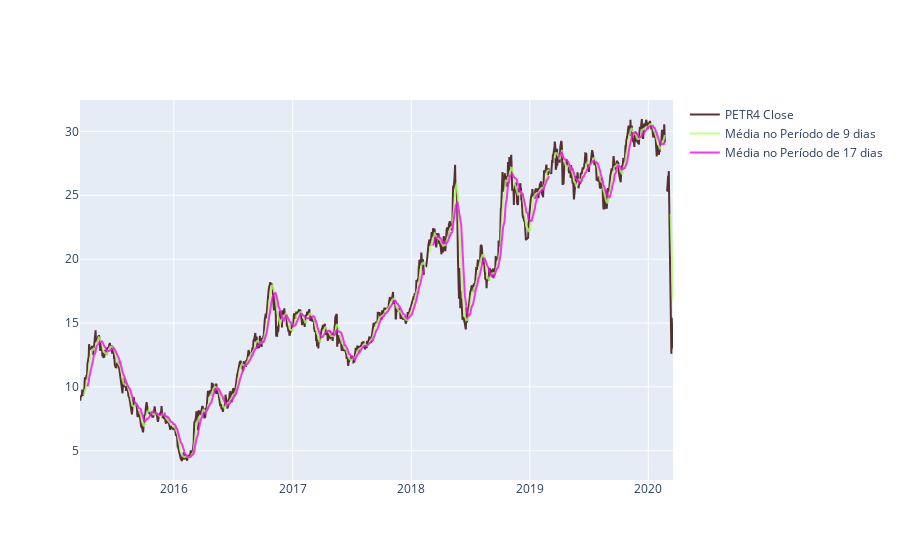

Source (notebook cell):
### Markdown cell above
### Plotar as médias e os preços

### Code cell
close = go.Scatter(
                    x = df['Date'],
                    y = df['Close'],
                    name = 'PETR4 Close',
                    line = dict(color = '#330000'),
                    opacity = 0.8
)

media_9 = go.Scatter(
                    x = df['Date'],
                    y = df['media_9'],
                    name = 'Média no Período de 9 dias',
                    line = dict(color = '#B2FF66'),
                    opacity = 0.8
)

media_17 = go.Scatter(
                    x = df['Date'],
                    y = df['media_17'],
                    name = 'Média no Período de 17 dias',
                    line = dict(color = '#FF00FF'),
                    opacity = 0.8
)

data = [close, media_9, media_17]

py.iplot(data)

### Figure 1 — Plotly figure (JSON) as saved in the notebook; plotly's stock layout.template omitted (floating-point values rounded to 4 significant figures; data arrays with more than 128 entries replaced by an {"elided": "..."} marker saying what was removed)
{"data": [{"line": {"color": "#330000"}, "name": "PETR4 Close", "opacity": 0.8, "type": "scatter", "x": {"elided": "1244 str values"}, "y": {"elided": "1244 float values"}}, {"line": {"color": "#B2FF66"}, "name": "Média no Período de 9 dias", "opacity": 0.8, "type": "scatter", "x": {"elided": "1244 str values"}, "y": {"elided": "1244 float values"}}, {"line": {"color": "#FF00FF"}, "name": "Média no Período de 17 dias", "opacity": 0.8, "type": "scatter", "x": {"elided": "1244 str values"}, "y": {"elided": "1244 float values"}}], "layout": {}}
